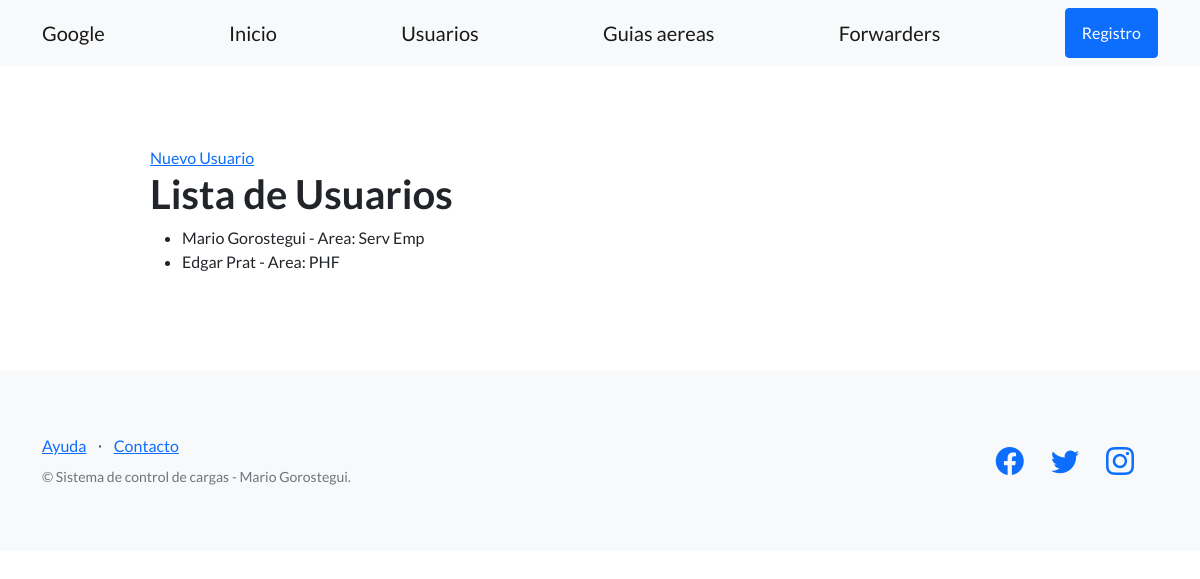
Before: /lst_usuarios/ with the older database file.
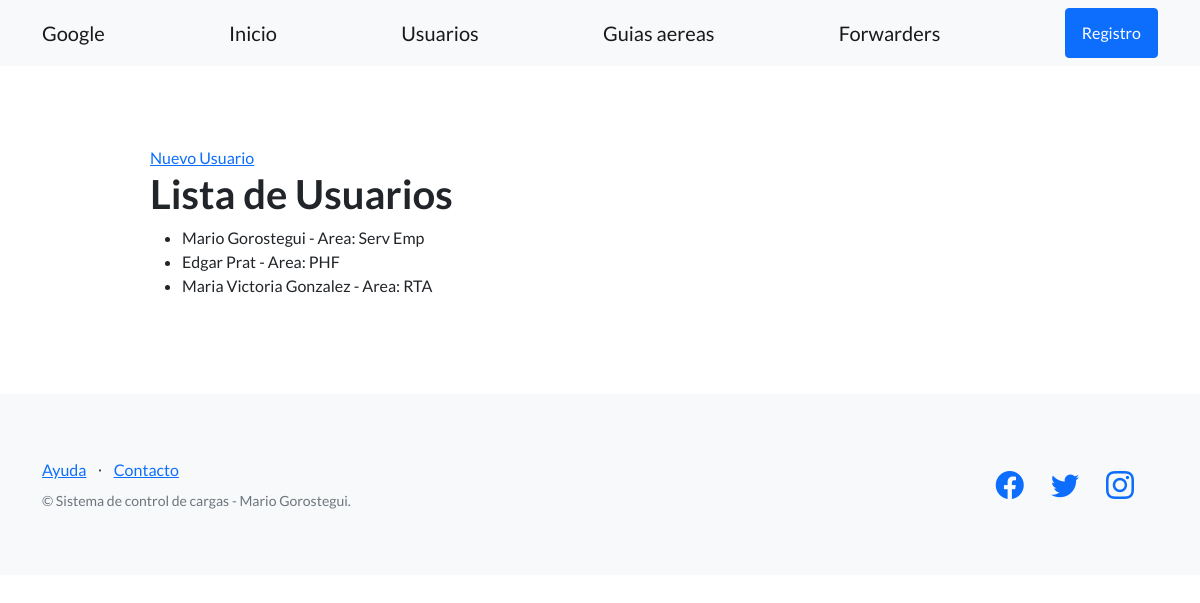
After: the same page with the newer database file.
### app_seg_cargas/models.py (models this page shows, shortened)
class Usuarios(models.Model):
    nombre = models.CharField(max_length=64)
    apellido = models.CharField(max_length=64)# Equivalente de str
    area = models.CharField(max_length=64)  # Equivalent de int

### proyecto_cargas/views.py (the view)
# urls.py: path('lst_usuarios/',lista_usuarios,name="Usuarios"),
def lista_usuarios (request):
    contexto = {
        "usuarios": Usuarios.objects.all(),
     }
    http_responde= render(
        request=request,
        template_name= 'proyecto_cargas/lista_usuarios.html',
        context = contexto,
    )
    return http_responde

### app_seg_cargas/templates/proyecto_cargas/lista_usuarios.html
{% extends 'proyecto_cargas/base.html' %}
{% block contenido %}
<section>
    <div>
      <a href="{% url "crear_usuario" %}">Nuevo Usuario</a>
      <h1>Lista de Usuarios</h1>
      <ul>
      {% for users in usuarios %}
        <li>{{ users.nombre }} {{ users.apellido }}  - Area: {{users.area}}</li>
      {% endfor %}
      </ul>
    </div>
  </section>
{% endblock contenido %}

Changed rows visible on the page:
added Usuarios: nombre "Maria Victoria", apellido "Gonzalez", area "RTA"
